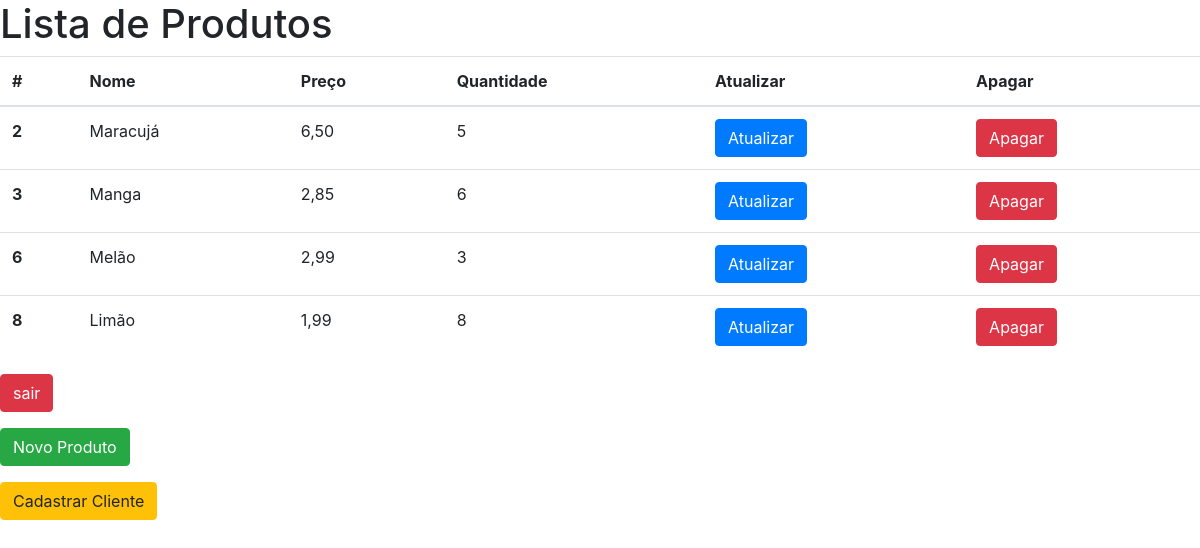
The app's page /produto (signed in), older data.
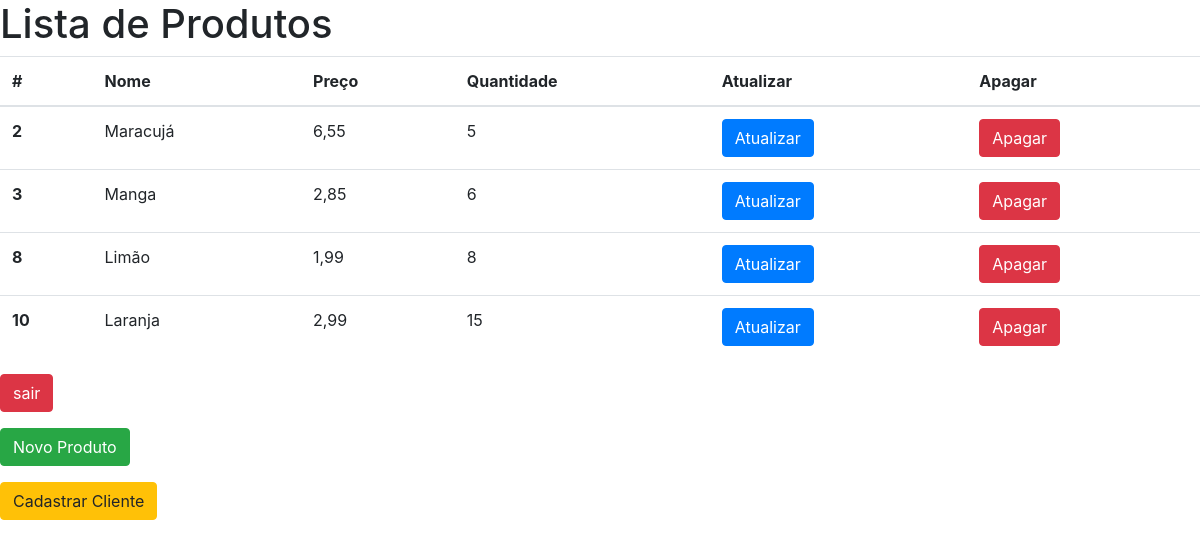
The same page, newer data.
### aplicacao/models.py (models this page shows, shortened)
class Produto(models.Model):
    nome = models.CharField("Nome", max_length=200,null = True)
    preco = models.DecimalField("Preço", decimal_places=2, max_digits=8)
    quantidade = models.PositiveIntegerField("Quantidade", default=0, null=True)

### aplicacao/views.py (the view)
# urls.py: path('produto', views.produto, name='url_produto'),
@login_required(login_url="url_entrar")
def produto(request):
    produtos = Produto.objects.all()
    context = {
        'produtos': produtos,
    }
    return render(request, 'produto.html', context)

### aplicacao/templates/produto.html (shortened to what this page needs)
{% load bootstrap4 %}
<!DOCTYPE html>
<html lang="pt-br">
  <head>
    {% bootstrap_css %}
  </head>
  <body>
    <h1>Lista de Produtos</h1>
    <table class="table">
      <thead>
        <tr>
          <th scope="col">#</th>
          <th scope="col">Nome</th>
          <th scope="col">Preço</th>
          <th scope="col">Quantidade</th>
          <th scope="col">Atualizar</th>
          <th scope="col">Apagar</th>
        </tr>
      </thead>
      <tbody>
        {% for p in produtos %}
        <tr>
          <th scope="row">{{ p.id }}</th>
          <td>{{ p.nome }}</td>
          <td>{{ p.preco }}</td>
          <td>{{ p.quantidade }}</td>
          <td>
            <form action="{% url 'url_atualizar_produtos' p.id %}">
              <input
                type="submit"
                name="btnAtualizar"
                class="btn btn-primary"
                value="Atualizar"
              />
            </form>
          </td>
          <td>
            <form action="{% url 'url_apagar_produto' p.id %}">
              <input
                type="submit"
                name="btnApagar"
                class="btn btn-danger"
                value="Apagar"
              />
            </form>
          </td>
        </tr>
        {% endfor %}
      </tbody>
    </table>
        <form action="{% url 'url_sair' %}">
        <input type="submit" value="sair" class="btn btn-danger" />
      </form>
      <form action="{% url 'url_cadastro_produto' %}" method="GET" class="mt-3">
        <input
          type="submit"
          name="btn_novo"
          value="Novo Produto"
          class="btn btn-success"
        />
      </form>
       <form action="{% url 'url_cadastro_cliente' %}" method="GET" class="mt-3">
        <input
          type="submit"
          name="btn_novo"
          value="Cadastrar Cliente"
          class="btn btn-warning"
        />
    </form>
  </body>
</html>

Row changes from the older to the newer data that the page shows:
removed Produto: id "6", nome "Melão", preco "2,99", quantidade "3"
changed Produto "Maracujá": preco "6,50" → "6,55"
added Produto: id "10", nome "Laranja", preco "2,99", quantidade "15"
